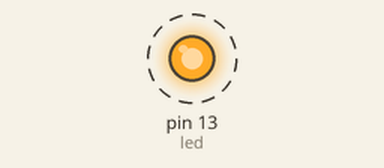
This sketch was run on a simulated Arduino Uno, built with avr-gcc and run on an emulated ATmega328P. Parts: output pins drawn as LEDs (lit = HIGH). Dashed ring = blinking.

Above: at 0.05 s.
Timing chart, 0 to 3.0 s (numbered marks = the images above):
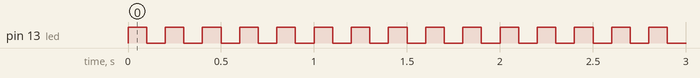

The sketch:

blink.ino
```cpp
int led=13,tiempo=100;
void setup() {
  pinMode(led,OUTPUT);

}

void loop() {
  digitalWrite(led,1);
  delay(tiempo);
  digitalWrite(led,0);
  delay(tiempo);

}
```

Measured:
- by itself, pin 13 (led): alternates HIGH for 0.10 s and LOW for 0.10 s
